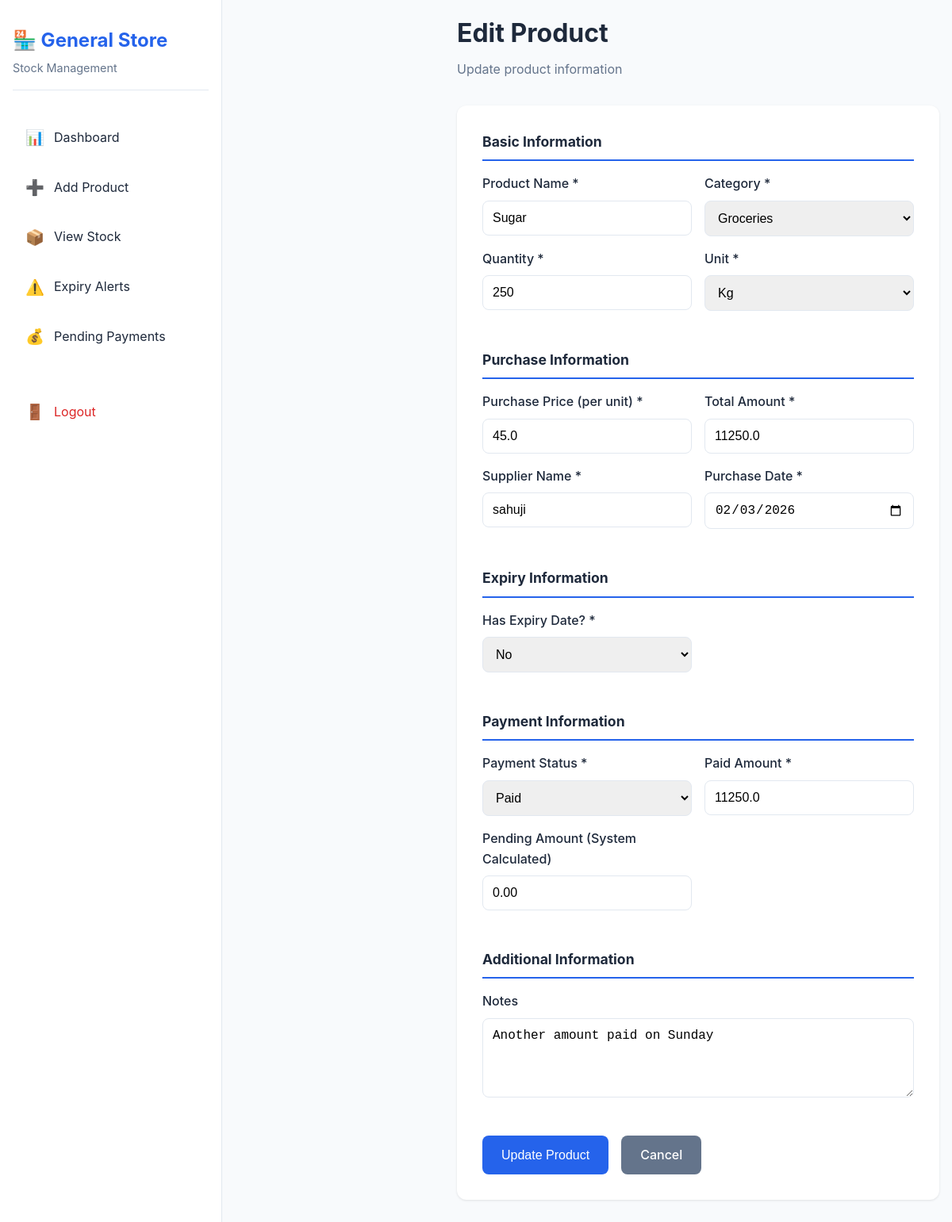
/edit_product/1 (signed in), run on the app's committed database.
### tables this page shows
CREATE TABLE stock (
            id INTEGER PRIMARY KEY AUTOINCREMENT,
            product_name TEXT NOT NULL,
            category TEXT NOT NULL,
            quantity INTEGER NOT NULL,
            unit TEXT NOT NULL,
            purchase_price REAL NOT NULL,
            total_amount REAL NOT NULL,
            supplier_name TEXT NOT NULL,
            purchase_date TEXT NOT NULL,
            has_expiry TEXT NOT NULL,
            expiry_date TEXT,
            payment_status TEXT NOT NULL,
            paid_amount REAL NOT NULL,
            pending_amount REAL NOT NULL,
            notes TEXT,
            created_at TEXT NOT NULL,
            updated_at TEXT NOT NULL
        );

### app.py (the view, shortened to what this page needs)
@app.route('/edit_product/<int:id>', methods=['GET', 'POST'])
def edit_product(id):
    if 'logged_in' not in session:
        return redirect(url_for('login'))
    conn = get_db_connection()
    product = conn.execute('SELECT * FROM stock WHERE id = ?', (id,)).fetchone()
    conn.close()
    if product is None:
        flash('Product not found!', 'error')
        return redirect(url_for('view_stock'))
    return render_template('edit_product.html', product=product)

### app.py (called while the page is built)
def get_db_connection():
    conn = sqlite3.connect('stock.db')
    conn.row_factory = sqlite3.Row
    return conn

### templates/edit_product.html (shortened to what this page needs)
<!DOCTYPE html>
<html lang="en">
<head>
    <link rel="stylesheet" href="{{ url_for('static', filename='css/style.css') }}">
</head>
<body>
    <div class="app-container">
        <aside class="sidebar" id="sidebar">
            <div class="sidebar-header">
                <h2>🏪 General Store</h2>
                <p>Stock Management</p>
            </div>
            <nav class="sidebar-nav">
                <a href="{{ url_for('dashboard') }}" class="nav-item">
                    <span class="nav-icon">📊</span>
                    <span>Dashboard</span>
                </a>
                <a href="{{ url_for('add_product') }}" class="nav-item">
                    <span class="nav-icon">➕</span>
                    <span>Add Product</span>
                </a>
                <a href="{{ url_for('view_stock') }}" class="nav-item">
                    <span class="nav-icon">📦</span>
                    <span>View Stock</span>
                </a>
                <a href="{{ url_for('expiry_alert') }}" class="nav-item">
                    <span class="nav-icon">⚠️</span>
                    <span>Expiry Alerts</span>
                </a>
                <a href="{{ url_for('pending_suppliers') }}" class="nav-item">
                    <span class="nav-icon">💰</span>
                    <span>Pending Payments</span>
                </a>
                <a href="{{ url_for('logout') }}" class="nav-item logout">
                    <span class="nav-icon">🚪</span>
                    <span>Logout</span>
                </a>
            </nav>
        </aside>
        <main class="main-content">
            <header class="content-header">
                <h1>Edit Product</h1>
                <p>Update product information</p>
            </header>
            <div class="form-container">
                <form method="POST" class="product-form">
                    <div class="form-section">
                        <h3>Basic Information</h3>
                        <div class="form-row">
                            <div class="form-group">
                                <label for="product_name">Product Name *</label>
                                <input type="text" id="product_name" name="product_name" required value="{{ product.product_name }}" placeholder="Enter product name">
                            </div>
                            <div class="form-group">
                                <label for="category">Category *</label>
                                <select id="category" name="category" required>
                                    <option value="Groceries" {% if product.category == 'Groceries' %}selected{% endif %}>Groceries</option>
                                </select>
                            </div>
                        </div>
                        <div class="form-row">
                            <div class="form-group">
                                <label for="quantity">Quantity *</label>
                                <input type="number" id="quantity" name="quantity" required min="1" value="{{ product.quantity }}" placeholder="Enter quantity">
                            </div>
                            <div class="form-group">
                                <label for="unit">Unit *</label>
                                <select id="unit" name="unit" required>
                                    <option value="Kg" {% if product.unit == 'Kg' %}selected{% endif %}>Kg</option>
                                </select>
                            </div>
                        </div>
                    </div>
                    <div class="form-section">
                        <h3>Purchase Information</h3>
                        <div class="form-row">
                            <div class="form-group">
                                <label for="purchase_price">Purchase Price (per unit) *</label>
                                <input type="number" id="purchase_price" name="purchase_price" required step="0.01" min="0" value="{{ product.purchase_price }}" placeholder="0.00">
                            </div>
                            <div class="form-group">
                                <label for="total_amount">Total Amount *</label>
                                <input type="number" id="total_amount" name="total_amount" required step="0.01" min="0" value="{{ product.total_amount }}" placeholder="0.00">
                            </div>
                        </div>
                        <div class="form-row">
                            <div class="form-group">
                                <label for="supplier_name">Supplier Name *</label>
                                <input type="text" id="supplier_name" name="supplier_name" required value="{{ product.supplier_name }}" placeholder="Enter supplier name">
                            </div>
                            <div class="form-group">
                                <label for="purchase_date">Purchase Date *</label>
                                <input type="date" id="purchase_date" name="purchase_date" required value="{{ product.purchase_date }}">
                            </div>
                        </div>
                    </div>
                    <div class="form-section">
                        <h3>Expiry Information</h3>
                        <div class="form-row">
                            <div class="form-group">
                                <label for="has_expiry">Has Expiry Date? *</label>
                                <select id="has_expiry" name="has_expiry" required onchange="toggleExpiryDate()">
                                    <option value="NO" {% if product.has_expiry == 'NO' %}selected{% endif %}>No</option>
                                </select>
                            </div>
                        </div>
                    </div>
                    <div class="form-section">
                        <h3>Payment Information</h3>
                        <div class="form-row">
                            <div class="form-group">
                                <label for="payment_status">Payment Status *</label>
                                <select id="payment_status" name="payment_status" required onchange="togglePaymentFields()">
                                    <option value="PAID" {% if product.payment_status == 'PAID' %}selected{% endif %}>Paid</option>
                                </select>
                            </div>
                            <div class="form-group">
                                <label for="paid_amount">Paid Amount *</label>
                                <input type="number" id="paid_amount" name="paid_amount" required step="0.01" min="0" value="{{ product.paid_amount }}" placeholder="0.00" onchange="calculatePendingAmount()">
                            </div>
                        </div>
                        <div class="form-row">
                            <div class="form-group">
                                <label for="pending_amount">Pending Amount (System Calculated)</label>
                                <input type="number" id="pending_amount" name="pending_amount" step="0.01" min="0" value="{{ product.pending_amount }}" placeholder="0.00" readonly>
                            </div>
                            <div class="form-group"></div>
                        </div>
                    </div>
                    <div class="form-section">
                        <h3>Additional Information</h3>
                        <div class="form-group">
                            <label for="notes">Notes</label>
                            <textarea id="notes" name="notes" rows="3" placeholder="Enter any additional notes...">{{ product.notes or '' }}</textarea>
                        </div>
                    </div>
                    <div class="form-actions">
                        <button type="submit" class="btn btn-primary">Update Product</button>
                        <a href="{{ url_for('view_stock') }}" class="btn btn-secondary">Cancel</a>
                    </div>
                </form>
            </div>
        </main>
    </div>
</body>
</html>

### static/css/style.css (style rules this page uses)
:root { --primary-color: #2563eb; --primary-hover: #1d4ed8; --secondary-color: #64748b; --success-color: #16a34a; --warning-color: #ea580c; --danger-color: #dc2626; --info-color: #0891b2; --pending-color: #ca8a04; --expired-color: #dc2626; --near-expiry-color: #ea580c; --paid-color: #16a34a; --bg-color: #f8fafc; --card-bg: #ffffff; --text-color: #1e293b; --text-secondary: #64748b; --border-color: #e2e8f0; --shadow: 0 1px 3px rgba(0, 0, 0, 0.1); --shadow-lg: 0 10px 15px -3px rgba(0, 0, 0, 0.1); --sidebar-width: 280px; --mobile-nav-height: 60px; }
* { margin: 0; padding: 0; box-sizing: border-box; }
body { font-family: -apple-system, BlinkMacSystemFont, 'Segoe UI', Roboto, Oxygen, Ubuntu, Cantarell, sans-serif; background-color: var(--bg-color); color: var(--text-color); line-height: 1.6; }
.app-container { display: flex; min-height: 100vh; }
.sidebar { width: var(--sidebar-width); background: var(--card-bg); border-right: 1px solid var(--border-color); padding: 2rem 1rem; position: fixed; top: 0; left: 0; height: 100vh; overflow-y: auto; transform: translateX(-100%); transition: transform 0.3s ease; z-index: 999; }
.sidebar-header { margin-bottom: 2rem; padding-bottom: 1rem; border-bottom: 1px solid var(--border-color); }
.sidebar-header h2 { font-size: 1.5rem; margin-bottom: 0.25rem; color: var(--primary-color); }
.sidebar-header p { color: var(--text-secondary); font-size: 0.9rem; }
.sidebar-nav { display: flex; flex-direction: column; gap: 0.5rem; }
.nav-item { display: flex; align-items: center; gap: 0.75rem; padding: 0.75rem 1rem; border-radius: 0.5rem; text-decoration: none; color: var(--text-color); transition: all 0.2s ease; }
.nav-item.logout { margin-top: 2rem; color: var(--danger-color); }
.nav-icon { font-size: 1.2rem; width: 24px; text-align: center; }
.main-content { flex: 1; padding: 1rem; margin-top: var(--mobile-nav-height); width: 100%; }
.content-header { margin-bottom: 2rem; }
.content-header h1 { font-size: 2rem; margin-bottom: 0.5rem; color: var(--text-color); }
.content-header p { color: var(--text-secondary); }
.form-container { background: var(--card-bg); border-radius: 0.75rem; padding: 2rem; box-shadow: var(--shadow); margin-bottom: 2rem; }
.product-form { display: flex; flex-direction: column; gap: 2rem; }
.form-section h3 { margin-bottom: 1rem; color: var(--text-color); font-size: 1.1rem; border-bottom: 2px solid var(--primary-color); padding-bottom: 0.5rem; }
.form-row { display: grid; grid-template-columns: 1fr; gap: 1rem; }
.form-group { display: flex; flex-direction: column; }
.form-group label { margin-bottom: 0.5rem; font-weight: 500; color: var(--text-color); }
.form-group input, .form-group select, .form-group textarea { padding: 0.75rem; border: 1px solid var(--border-color); border-radius: 0.5rem; font-size: 1rem; transition: border-color 0.2s ease; }
.form-group textarea { resize: vertical; min-height: 100px; }
.form-actions { display: flex; gap: 1rem; flex-wrap: wrap; }
.btn { display: inline-flex; align-items: center; gap: 0.5rem; padding: 0.75rem 1.5rem; border: none; border-radius: 0.5rem; font-size: 1rem; font-weight: 500; text-decoration: none; cursor: pointer; transition: all 0.2s ease; white-space: nowrap; }
.btn-primary { background: var(--primary-color); color: white; }
.btn-secondary { background: var(--secondary-color); color: white; }
@media (min-width: 768px) { .sidebar { transform: translateX(0); position: static; height: auto; } }
@media (min-width: 768px) { .main-content { margin-top: 0; margin-left: var(--sidebar-width); } }
@media (min-width: 768px) { .form-row { grid-template-columns: 1fr 1fr; } }
@media (min-width: 1024px) { .form-row { grid-template-columns: 1fr 1fr; } }
.form-group { margin-bottom: 1rem; }
.form-group label { display: block; margin-bottom: 0.5rem; font-weight: 500; color: var(--text-color); }
.form-group input { width: 100%; padding: 0.75rem; border: 1px solid var(--border-color); border-radius: 0.5rem; font-size: 1rem; }

### data on the page
stock: product_name "Sugar", category "Groceries", quantity "250", unit "Kg", purchase_price "45.0", total_amount "11250.0", supplier_name "sahuji", purchase_date "02/03/2026", has_expiry "No", payment_status "Paid", paid_amount "11250.0", pending_amount "0.00", notes "Another amount paid on Sunday"
